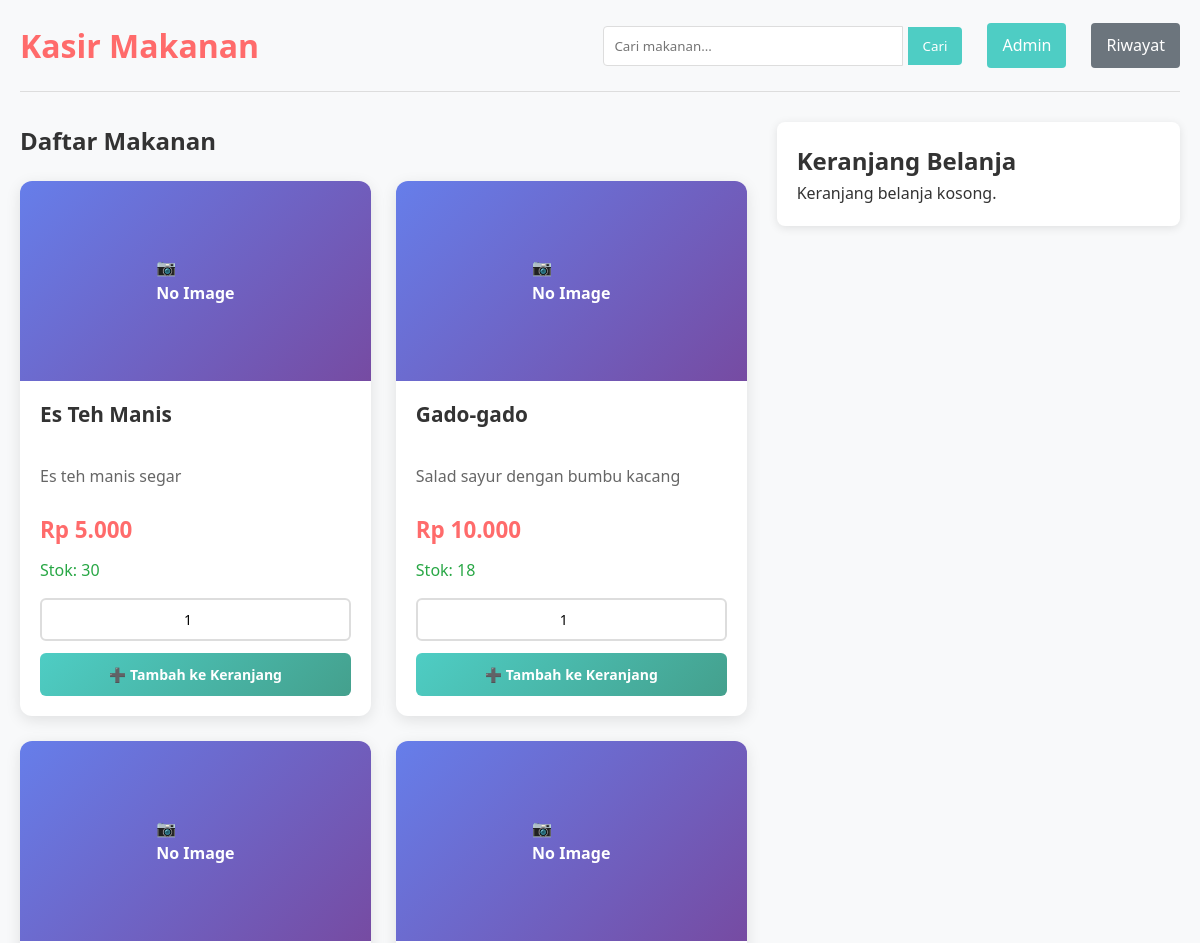
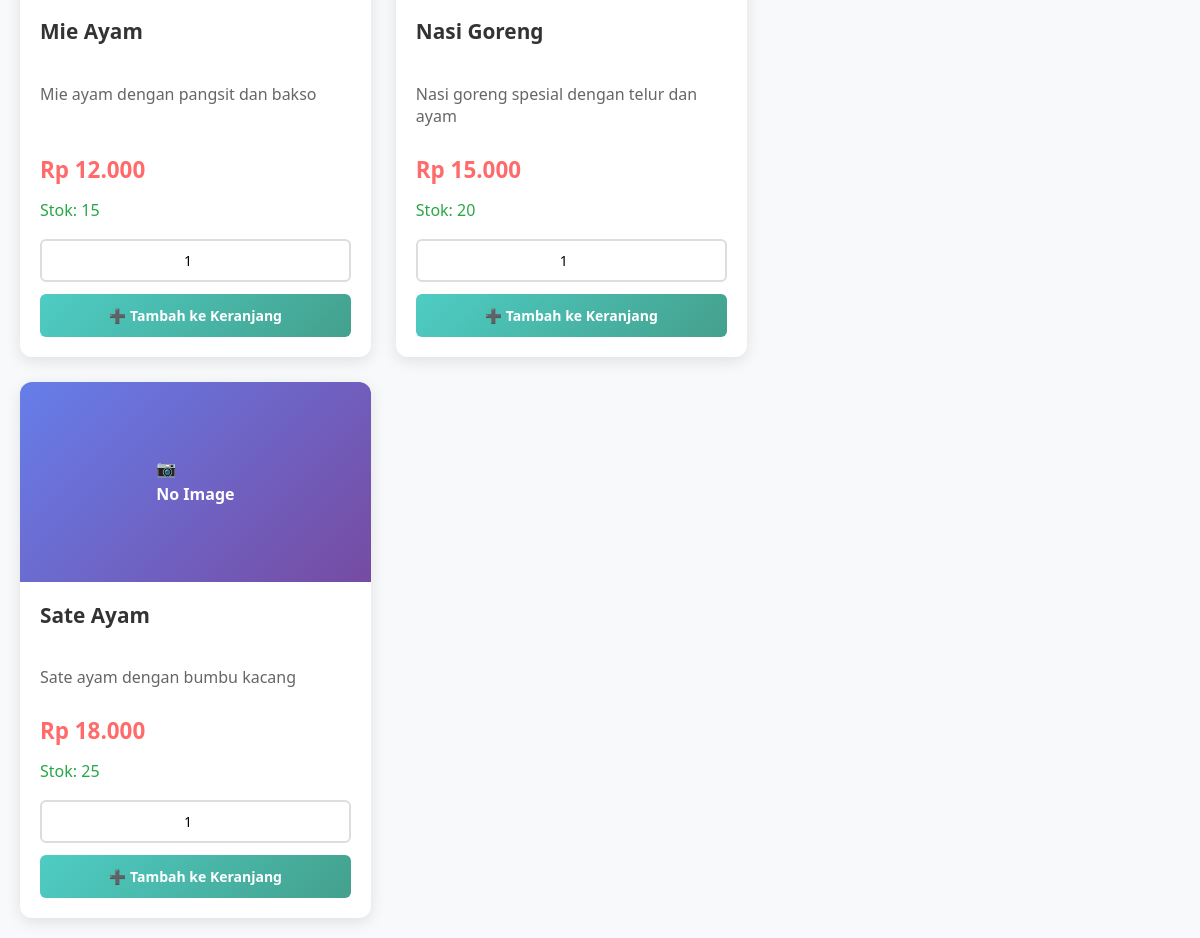
The page / on the database its author committed (2 pictures, top to bottom).
### tables this page shows
CREATE TABLE makanan (
    id INT(11) PRIMARY KEY AUTO_INCREMENT,
    nama VARCHAR(100) NOT NULL,
    harga DECIMAL(10,2) NOT NULL,
    deskripsi TEXT,
    stok INT(11) DEFAULT 0,
    gambar VARCHAR(100)
);

### index.php (the view, shortened to what this page needs)
<?php
include 'config.php';
?>
<!DOCTYPE html>
<html lang="id">
<head>
    <link rel="stylesheet" href="style.css">
</head>
<body>
    <div class="container">
        <header>
            <h1>Kasir Makanan</h1>
            <div style="display: flex; align-items: center; gap: 15px;">
                <div class="search-container">
                    <form action="search.php" method="GET">
                        <input type="text" name="query" placeholder="Cari makanan...">
                        <button type="submit">Cari</button>
                    </form>
                </div>
                <a href="login.php" class="btn-admin">Admin</a>
                <a href="riwayat.php" class="btn-riwayat">Riwayat</a>
            </div>
        </header>
        <div class="main-content">
            <div class="product-list">
                <h2>Daftar Makanan</h2>
                <div class="products">
                    <?php
                    $sql = "SELECT * FROM makanan WHERE stok > 0 ORDER BY nama";
                    $result = $conn->query($sql);
                    if ($result->num_rows > 0) {
                        while($row = $result->fetch_assoc()) {
                            echo '<div class="product-card">';
                            echo '<div class="product-image-container">';
                            if (!empty($row['gambar']) && file_exists($row['gambar'])) {
                                echo '<img src="' . $row['gambar'] . '" alt="' . htmlspecialchars($row['nama']) . '" class="product-image">';
                            } else {
                                echo '<div class="no-image">';
                                echo '<span>📷<br>No Image</span>';
                                echo '</div>';
                            }
                            echo '</div>';
                            echo '<div class="product-content">';
                            echo '<h3>' . htmlspecialchars($row['nama']) . '</h3>';
                            echo '<p class="description">' . htmlspecialchars($row['deskripsi']) . '</p>';
                            echo '<p class="price">Rp ' . number_format($row['harga'], 0, ',', '.') . '</p>';
                            echo '<p class="stock">Stok: ' . htmlspecialchars($row['stok']) . '</p>';
                            echo '<form method="POST" action="">';
                            echo '<input type="number" name="jumlah" value="1" min="1" max="' . htmlspecialchars($row['stok']) . '">';
                            echo '<button type="submit" name="add_to_cart">➕ Tambah ke Keranjang</button>';
                            echo '</form>';
                            echo '</div>';
                            echo '</div>';
                        }
                    } else {
                        echo '<div class="empty-state">';
                        echo '<h3>Belum ada makanan tersedia</h3>';
                        echo '<p>Silahkan login sebagai admin untuk menambahkan makanan pertama.</p>';
                        echo '<a href="login.php" class="btn-add-first">Tambah Makanan Pertama</a>';
                        echo '</div>';
                    }
                    ?>
                </div>
            </div>
            <div class="cart">
                <h2>Keranjang Belanja</h2>
                <?php if (!empty($_SESSION['cart'])): ?>
                    <table>
                        <thead>
                            <tr>
                                <th>Nama</th>
                                <th>Harga</th>
                                <th>Jumlah</th>
                                <th>Subtotal</th>
                                <th>Aksi</th>
                            </tr>
                        </thead>
                        <tbody>
                            <?php
                            $total = 0;
                            foreach ($_SESSION['cart'] as $index => $item):
                                $total += $item['subtotal'];
                            ?>
                                <tr>
                                    <td><?php echo htmlspecialchars($item['nama']); ?></td>
                                    <td>Rp <?php echo number_format($item['harga'], 0, ',', '.'); ?></td>
                                    <td><?php echo htmlspecialchars($item['jumlah']); ?></td>
                                    <td>Rp <?php echo number_format($item['subtotal'], 0, ',', '.'); ?></td>
                                    <td><a href="?remove=<?php echo $index; ?>" onclick="return confirm('Yakin hapus item?')">Hapus</a></td>
                                </tr>
                            <?php endforeach; ?>
                        </tbody>
                        <tfoot>
                            <tr>
                                <td colspan="3"><strong>Total</strong></td>
                                <td colspan="2"><strong>Rp <?php echo number_format($total, 0, ',', '.'); ?></strong></td>
                            </tr>
                        </tfoot>
                    </table>
                    <div class="cart-actions">
                        <a href="?clear_cart=true" class="btn-clear" onclick="return confirm('Yakin kosongkan keranjang?')">Kosongkan Keranjang</a>
                        <form action="process_order.php" method="POST">
                            <button type="submit" class="btn-checkout">Proses Pesanan</button>
                        </form>
                    </div>
                <?php else: ?>
                    <p>Keranjang belanja kosong.</p>
                <?php endif; ?>
            </div>
        </div>
    </div>
</body>
</html>

### style.css (style rules this page uses)
* { margin: 0; padding: 0; box-sizing: border-box; font-family: 'Segoe UI', Tahoma, Geneva, Verdana, sans-serif; }
body { background-color: #f8f9fa; color: #333; line-height: 1.6; }
.container { max-width: 1200px; margin: 0 auto; padding: 20px; }
header { display: flex; justify-content: space-between; align-items: center; margin-bottom: 30px; padding-bottom: 20px; border-bottom: 1px solid #ddd; }
header h1 { color: #ff6b6b; }
.search-container { display: flex; }
.search-container input { padding: 10px; border: 1px solid #ddd; border-radius: 4px 0 0 4px; width: 300px; }
.search-container button { padding: 10px 15px; background-color: #4ecdc4; color: white; border: none; border-radius: 0 4px 4px 0; cursor: pointer; }
.main-content { display: flex; gap: 30px; }
.product-list { flex: 2; }
.products { display: grid; grid-template-columns: repeat(auto-fill, minmax(300px, 1fr)); gap: 25px; margin-top: 20px; }
.product-card { background: white; border-radius: 12px; padding: 0; box-shadow: 0 4px 15px rgba(0, 0, 0, 0.1); transition: all 0.3s ease; display: flex; flex-direction: column; height: auto; overflow: hidden; }
.product-image-container { width: 100%; height: 200px; overflow: hidden; background: #f8f9fa; display: flex; align-items: center; justify-content: center; }
.no-image { width: 100%; height: 100%; display: flex; align-items: center; justify-content: center; background: linear-gradient(135deg, #667eea 0%, #764ba2 100%); color: white; font-size: 16px; font-weight: bold; }
.product-content { padding: 20px; display: flex; flex-direction: column; flex: 1; }
.product-card h3 { color: #333; margin-bottom: 10px; font-size: 1.3em; line-height: 1.3; min-height: 2.6em; }
.product-card .description { color: #666; margin-bottom: 15px; line-height: 1.4; flex: 1; display: -webkit-box; -webkit-line-clamp: 2; -webkit-box-orient: vertical; overflow: hidden; }
.price { font-weight: bold; color: #ff6b6b; font-size: 1.4em; margin: 10px 0; }
.stock { color: #28a745; font-weight: 500; margin-bottom: 15px; }
.product-card form { margin-top: auto; display: flex; flex-direction: column; gap: 12px; }
.product-card input[type="number"] { padding: 10px; border: 2px solid #ddd; border-radius: 6px; font-size: 14px; text-align: center; }
.product-card button { padding: 12px; background: linear-gradient(135deg, #4ecdc4, #44a08d); color: white; border: none; border-radius: 6px; cursor: pointer; font-weight: 600; transition: all 0.3s ease; font-size: 14px; }
.cart { flex: 1; background: white; border-radius: 8px; padding: 20px; box-shadow: 0 2px 10px rgba(0, 0, 0, 0.1); align-self: flex-start; }
.btn-admin { padding: 10px 15px; background-color: #4ecdc4; color: white; text-decoration: none; border-radius: 4px; margin-left: 10px; }
.btn-riwayat { padding: 10px 15px; background-color: #6c757d; color: white; text-decoration: none; border-radius: 4px; margin-left: 10px; }

### rows shown on the page
makanan: gambar "No Image", nama "Es Teh Manis", deskripsi "Es teh manis segar", harga "5.000", stok "30"
makanan: gambar "No Image", nama "Gado-gado", deskripsi "Salad sayur dengan bumbu kacang", harga "10.000", stok "18"
makanan: gambar "No Image", nama "Mie Ayam", deskripsi "Mie ayam dengan pangsit dan bakso", harga "12.000", stok "15"
makanan: gambar "No Image", nama "Nasi Goreng", deskripsi "Nasi goreng spesial dengan telur dan ayam", harga "15.000", stok "20"
makanan: gambar "No Image", nama "Sate Ayam", deskripsi "Sate ayam dengan bumbu kacang", harga "18.000", stok "25"
